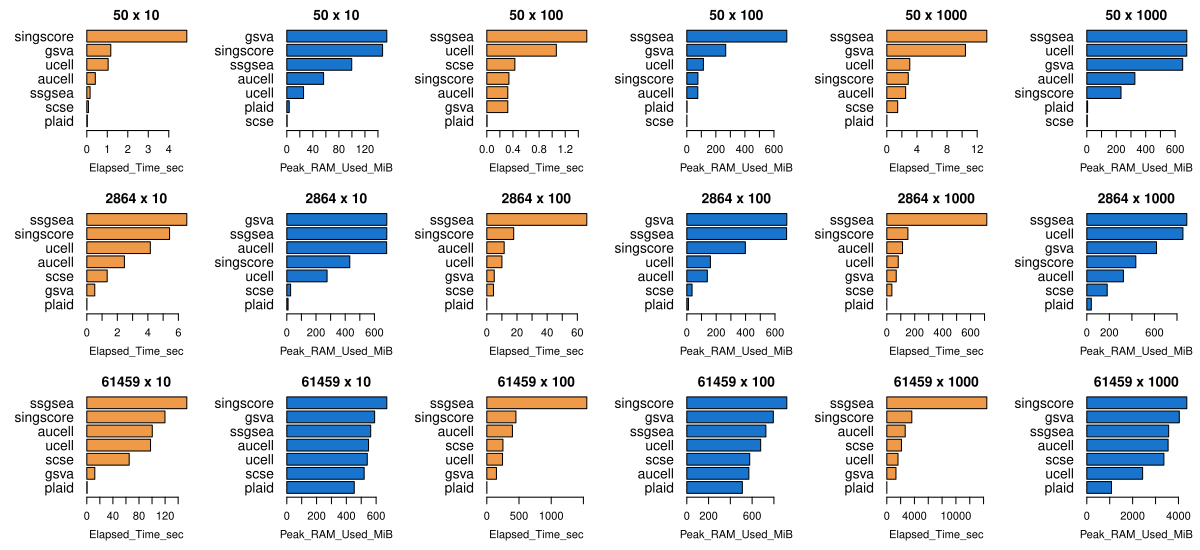

Recreate this plot in R.
library(playbase)
library(Seurat)
library(SeuratData)
library(peakRAM)

source("~/Playground/playbase/dev/include.R", chdir=TRUE)
source("functions.R")

#InstallData("pbmc3k")
data("pbmc3k.final")
pbmc3k.final <- UpdateSeuratObject(pbmc3k.final)
Idents(pbmc3k.final) <- pbmc3k.final$seurat_annotations

##----------------------------------------------------
## Computation vs. geneset collection size
##----------------------------------------------------

X <- pbmc3k.final[['RNA']]@data
dim(X)

matG <- playdata::GSETxGENE
rownames(matG) <- gsub("[/.]","_",rownames(matG))
dim(matG)

gg <- intersect(rownames(X),colnames(matG))
X <- X[gg,1:10]
matG <- matG[,gg]
dim(matG)

gmt <- mat2gmt(t(matG))
gmt.list <- list(
  hallmark = gmt[grep("HALLMARK",names(gmt))],
  gobp = gmt[grep("GO_BP",names(gmt))],
  gmt = gmt
)
sapply(gmt.list, length)

##timings <- c()
timings <- read.csv(file="timings-methods2-laptop.csv", row.names=1)
m=1;k=1
for(gmt1 in gmt.list) {
  for(m in c(10,100)) {
    X1 <- do.call(cbind, rep(list(X),m))
    colnames(X1) <- paste(1:ncol(X1),"_",colnames(X1))
    names(gmt1) <- paste0("geneset_",1:length(gmt1))
    res1 <- run.methods(X1, gmt1)
    tt <- res1$timings
    tt <- cbind(tt, nsets=length(gmt1), nrow=nrow(X1), ncol=ncol(X1))
    timings <- rbind(timings, tt)
    write.csv(timings, file="timings-methods2-laptop.csv")
  }
}
timings


if(0) {

  timings <- read.csv(file="timings-methods2-laptop.csv", row.names=1)
  timings
  timings <- timings[timings$Function_Call!="cor",]
  timings$Function_Call <- sub("sing","singscore",timings$Function_Call)
  timings$Function_Call <- sub("ssplaid","plaid",timings$Function_Call)  

  grp <- apply(timings[,5:7],1,paste,collapse="x")
  tapply(timings$Elapsed_Time_sec, grp, function(x) sort(x/min(x))[-1])
  tapply(timings$Peak_RAM_Used_MiB, grp, function(x) sort(x/min(x))[-1])  
  
  
  pdf("timings-methods2-laptop.pdf",w=12,h=5.5,pointsize=12)
  nsets <- unique(timings$nsets)
  nsamples <- unique(timings$ncol)
  par(mfrow=c(3,6), mar=c(4,6.5,2,1), mgp=c(2.3,0.9,0))
  for(k in nsets) {
    for(m in nsamples) {
      sel <- which(timings$nsets==k & timings$ncol==m)
      ##sel <- sel[rev(order(timings$Function_Call[sel]))]
      if(length(sel)==0) next
      tt <- timings$Elapsed_Time_sec[sel]
      mb <- timings$Peak_RAM_Used_MiB[sel]
      names(tt) <- timings$Function_Call[sel]
      names(mb) <- timings$Function_Call[sel]      
      barplot(sort(tt), xlab="Elapsed_Time_sec", las=1,
              cex.names=1.3, horiz=TRUE, col="tan2")
      title(paste0(k," x ",m),line=0.5)      
      barplot(sort(mb), xlab="Peak_RAM_Used_MiB", las=1,
              cex.names=1.3, horiz=TRUE, col="dodgerblue3")      
      title(paste0(k," x ",m),line=0.5)      
    }
  }
  dev.off()

  
  
}
